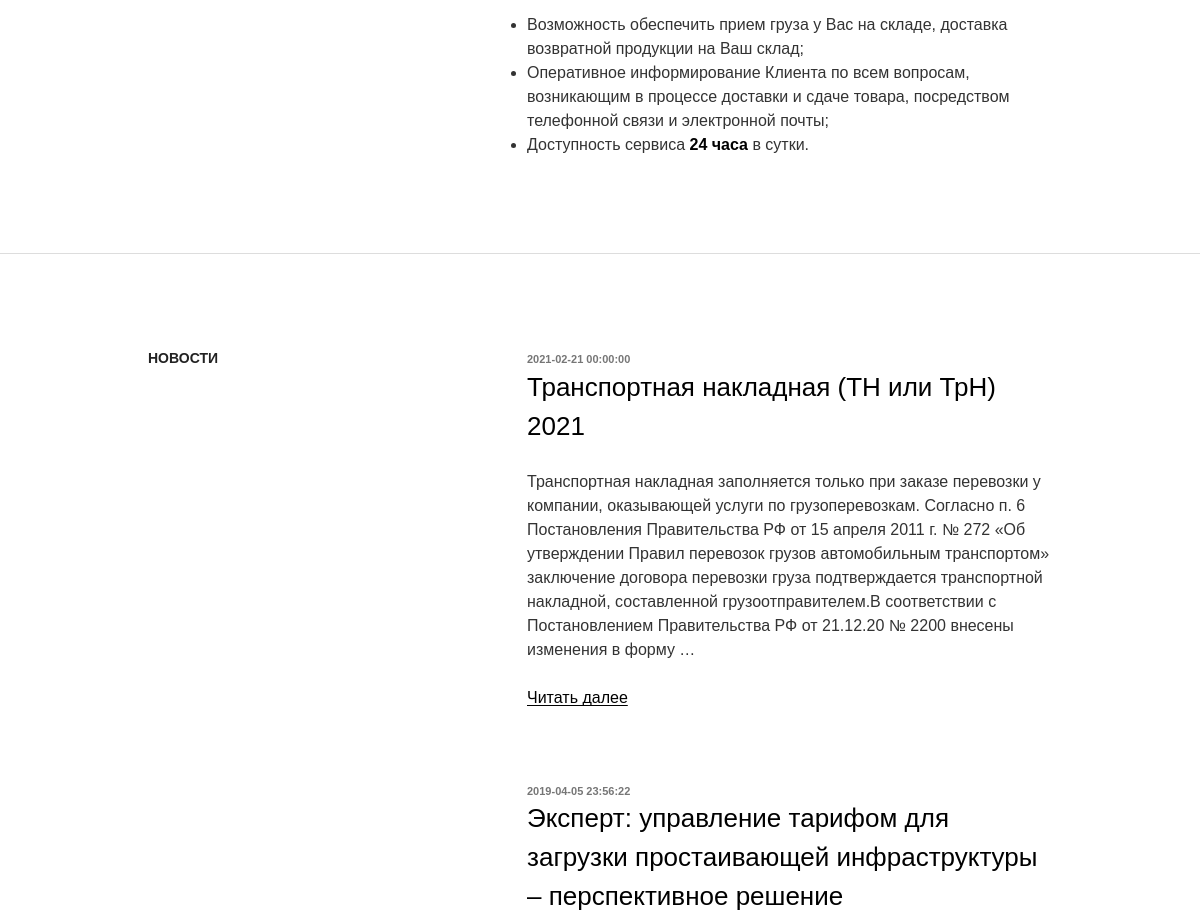
Before: / (middle part) with the older database file.
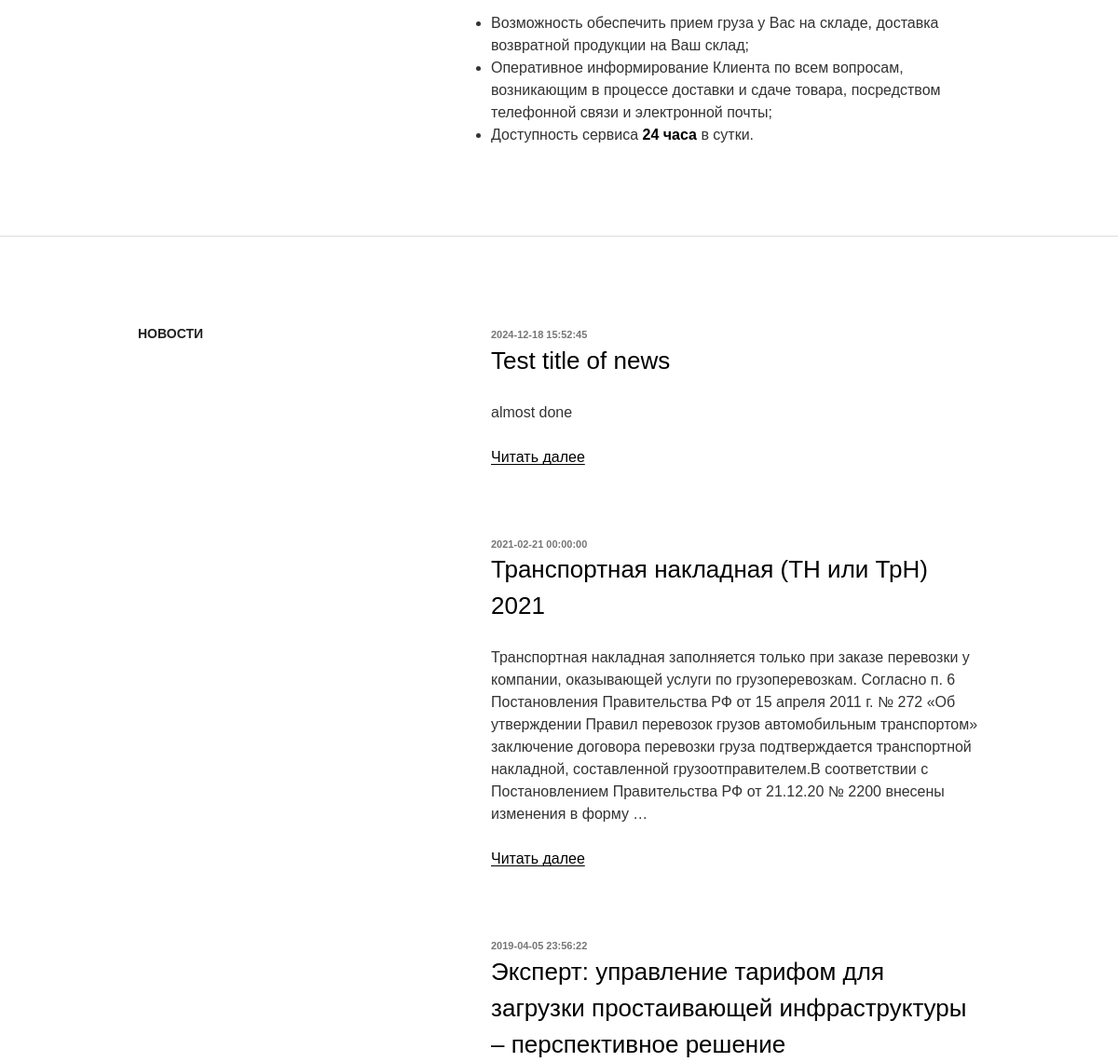
After: the same page with the newer database file.
### tables this page shows
CREATE TABLE `about` (
  `id` int NOT NULL,
  `content` text NOT NULL
);

CREATE TABLE `news` (
  `id` int NOT NULL,
  `title` varchar(255) NOT NULL,
  `author` varchar(50) NOT NULL,
  `date` datetime NOT NULL,
  `description` text NOT NULL,
  `content` mediumtext NOT NULL,
  `source` varchar(500) NOT NULL,
  `image` varchar(255) DEFAULT NULL
);

### public/includes/showShortNews.php (the view)
<?php
require_once('db.php');
$query = "SELECT id, title, description, author, date FROM news ORDER BY date DESC";
$result = $connection->query($query);
if ($result->num_rows > 0) {
    while ($news = $result->fetch_assoc()) {
?>
        <div class="news-item">
            <div class="header-of-news">
                <a href="itemNews.php?id=<?php echo $news['id']; ?>">
                    <time datetime="16.15.2021"><?php echo $news['date']; ?></time>
                </a>
                <h3><a href="itemNews.php?id=<?php echo $news['id']; ?>"><?php echo $news['title']; ?></a></h3>
            </div>
            <p><?php echo $news['description']; ?></p>
            <p><a href="itemNews.php?id=<?php echo $news['id']; ?>">Читать далее</a></p>
        </div>
    <?php
    }
} else {
    ?>
    <p>Новостей нет.</p>
<?php
}
?>

### public/index.php (shortened to what this page needs)
<!DOCTYPE html>
<html lang="ru">
<head>
    <link rel="stylesheet" href="css/reset.css">
    <link rel="stylesheet" href="css/style.css">
</head>
<body>
    <main>
        <article class="full-width-white">
            <div>
                <h2>О НАС</h2>
                <?php require_once './includes/about-info.php'; ?>
            </div>
        </article>
        <article class="full-width-white">
            <div>
                <h2>НОВОСТИ</h2>
                <div>
                    <?php
                    require './includes/showShortNews.php';
                    ?>
                </div>
            </div>
        </article>
    </main>
</body>
</html>

### public/includes/about-info.php
<?php
require_once('db.php');
$query = "SELECT content FROM about LIMIT 1";
$result = $connection->query($query);
while ($item = $result->fetch_assoc()) {
?>
    <div>
        <?php echo $item['content']; ?>
    </div>
<?php
}
?>

### public/css/style.css (style rules this page uses)
body { font-family: Arial, Helvetica, sans-serif; color: #333; }
.full-width-white { background-color: #fff; }
p a { text-decoration: underline; text-decoration-skip-ink: none; text-underline-offset: 2px; }
ul b { color: #000; }
main { background-image: url("../images/logo2.jpg"); background-color: #fff; background-size: cover; background-repeat: no-repeat; background-position: 50% 50%; background-attachment: fixed; }
article > div { display: flex; justify-content: space-between; gap: 20px; max-width: 1000px; min-height: 260px; margin: 0 auto; padding: 96px 48px 72px 48px; }
article h2 { font-size: 1.4rem; font-weight: 800; color: #222; text-transform: uppercase; }
article div > * { flex: 0 0 auto; }
article > div > div { display: flex; flex-direction: column; width: 525px; }
article p, article ul { font-size: 1.6rem; line-height: 1.5em; margin-bottom: 1.5em; }
.news-item { margin: 0 0 48px 0; }
.header-of-news { margin: 0 0 24px 0; }
.header-of-news time { font-size: 1.1rem; color: #767676; font-weight: 800; line-height: 1.5em; }
.header-of-news h3 { font-size: 2.6rem; font-weight: 300; line-height: 1.5em; }
article:not(:nth-child(-n + 2)) { border-top: solid 1px #ddd; }

Changed rows visible on the page:
added news: date "2024-12-18 15:52:45", title "Test title of news", description "almost done"
